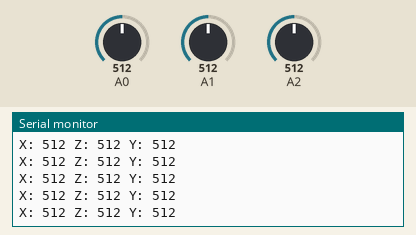
Simulated run of this sketch. Board: Arduino Uno, built with avr-gcc and run on an emulated ATmega328P. On the bench: the last lines printed to the serial monitor. The test bench sets the inputs (shaded band); at power-on: A0 = 512, A1 = 512, A2 = 512.

Above: at 1.2 s.
1.3 s: A0 set to 109
At 2.3 s:
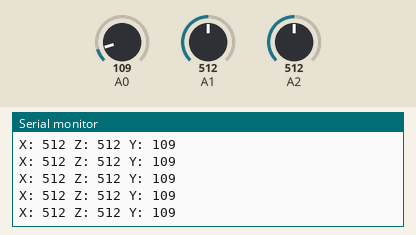
2.8 s: A0 set to 89
At 3.8 s:
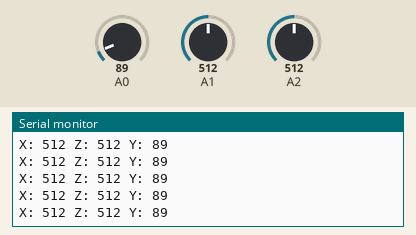
5.8 s: A0 set to 984
At 6.9 s:
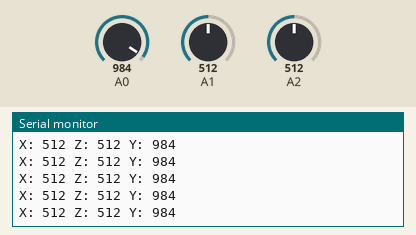
7.3 s: A0 set to 1012
At 8.4 s:
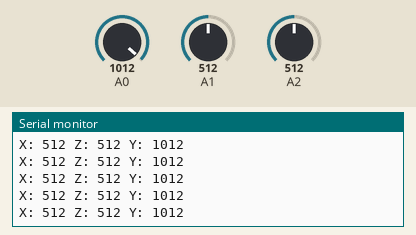
8.8 s: A1 set to 108
At 9.3 s:
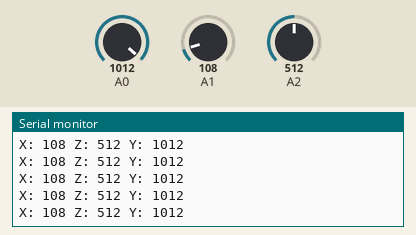
10.3 s: A1 set to 89
At 11.4 s:
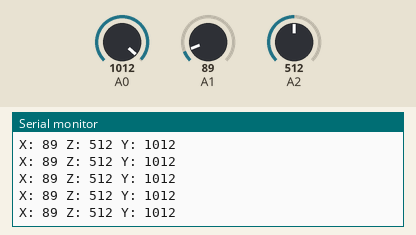
Timing chart, 0 to 12.8 s (numbered marks = the images above; inputs shaded):
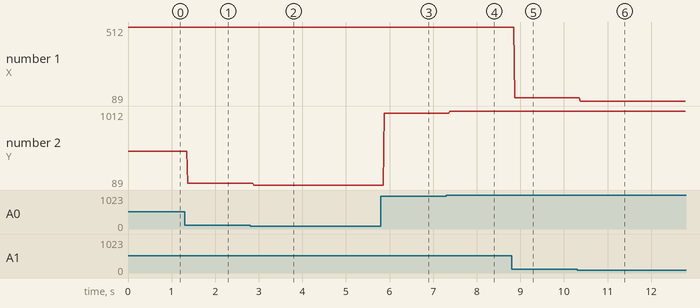

Measured:
- after the input at 1.3 s, the serial monitor: prints a new line after 0.07 s (image 1)
- after the input at 2.8 s, the serial monitor: prints a new line after 0.08 s (image 2)
- after the input at 5.8 s, the serial monitor: prints a new line after 0.08 s (image 3)
- after the input at 7.3 s, the serial monitor: prints a new line after 0.09 s (image 4)
- after the input at 8.8 s, the serial monitor: prints a new line after 0.07 s (image 5)
- after the input at 10.3 s, the serial monitor: prints a new line after 0.08 s (image 6)
- plotted number 1: 512 → 108 after the input at 8.8 s, 108 → 89 after the input at 10.3 s
- plotted number 2: 512 → 109 after the input at 1.3 s, 109 → 89 after the input at 2.8 s, 89 → 984 after the input at 5.8 s, 984 → 1012 after the input at 7.3 s

The sketch:

Code_Acelerometer.ino
```cpp
void setup(){

  Serial.begin(9600);

}

void loop(){

  int z = analogRead(2);
  int x = analogRead(1);
  int y = analogRead(0);

  Serial.print("X: ");
  Serial.print(x);
  Serial.print(" Z: ");
  Serial.print(z);
  Serial.print(" Y: ");
  Serial.println(y);

}
```
